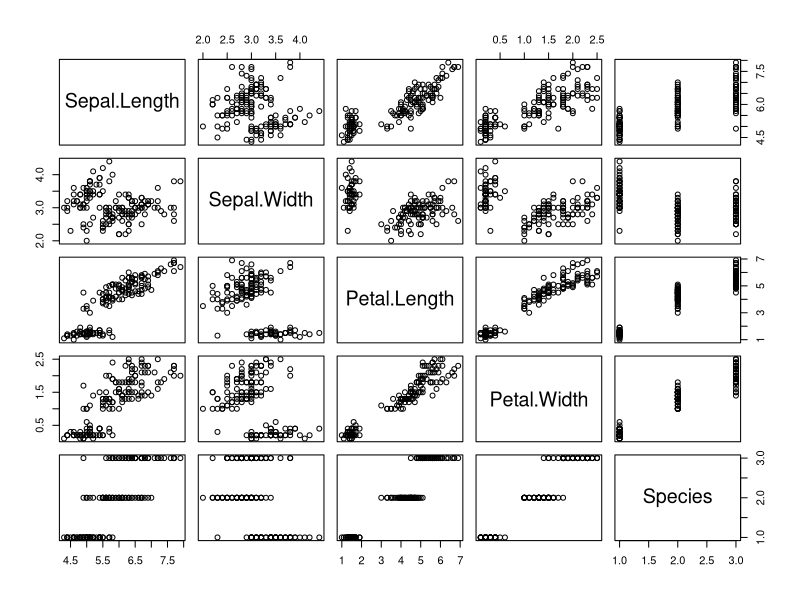
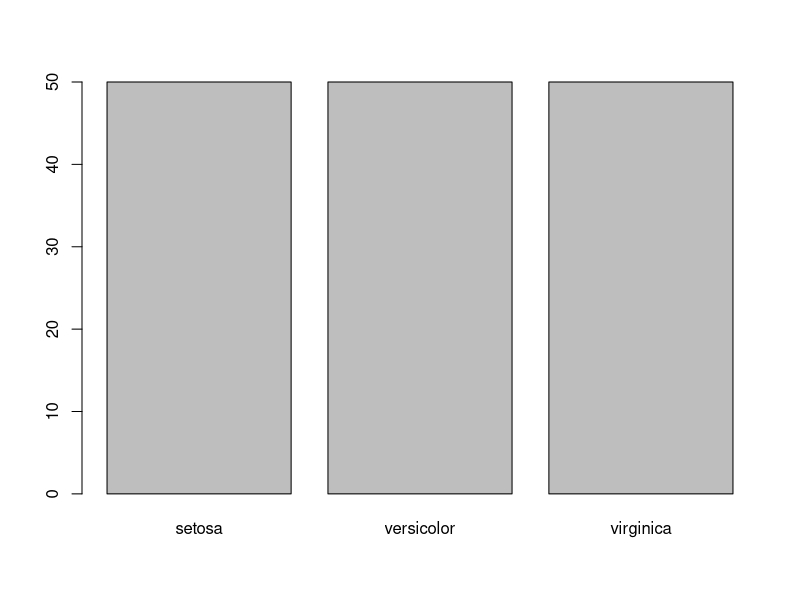
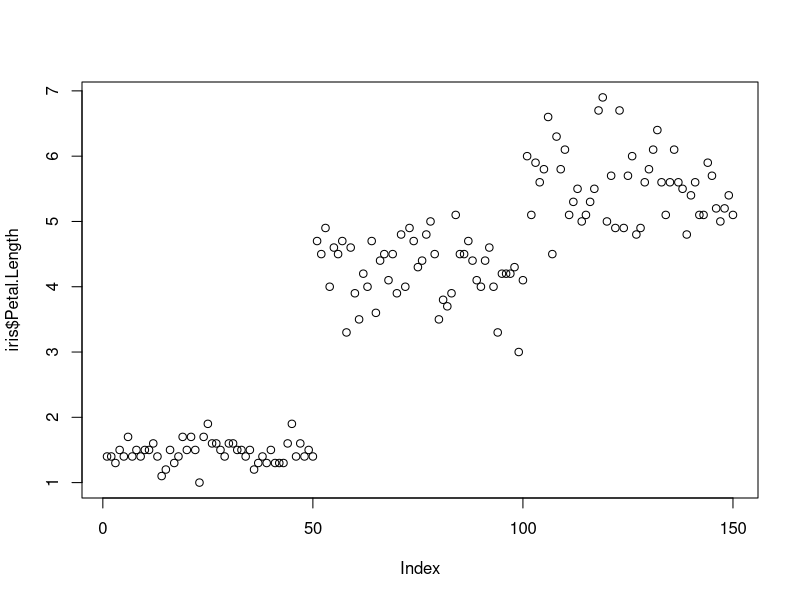
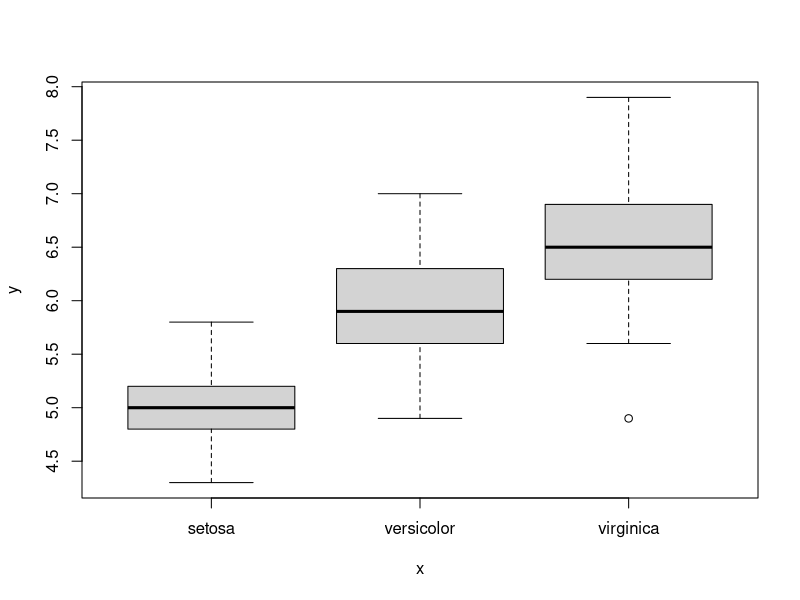
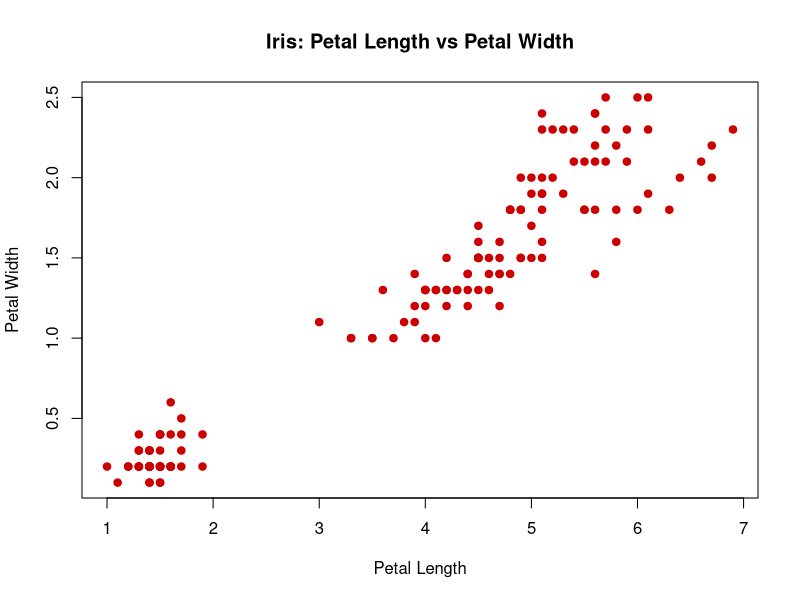
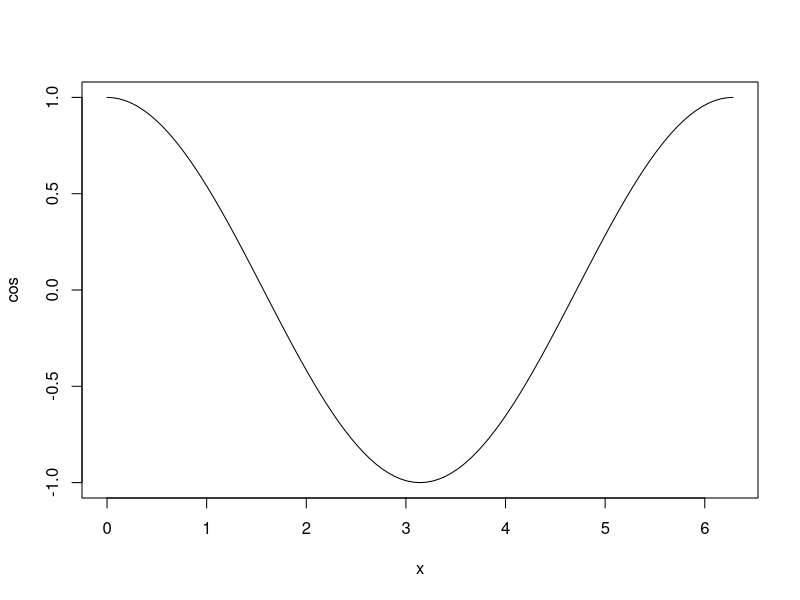
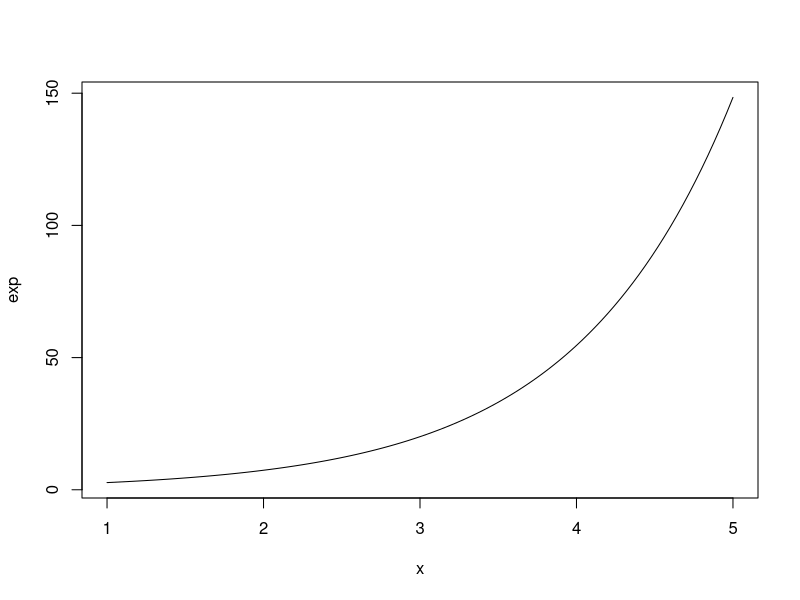
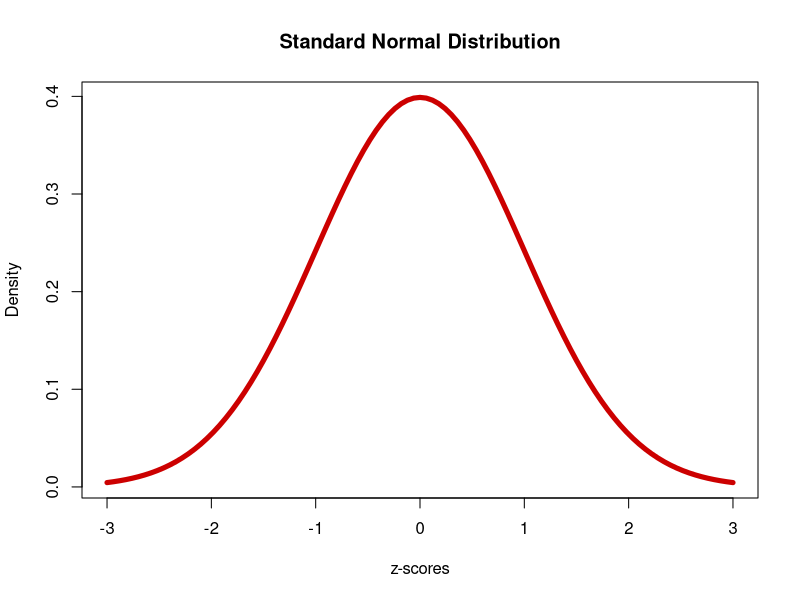

These charts were generated, in order, by the following R code:
library(datasets)

# Load Data
head(iris)

# plot data
plot(iris)

# plot properties
plot(iris$Species) # Categorical
plot(iris$Petal.Length) # quant
plot(iris$Species, iris$Sepal.Length) # Cat -> Quant

# plot with options
plot(iris$Petal.Length, iris$Petal.Width,
     col = "#cc0000",
     pch = 19,
     main = "Iris: Petal Length vs Petal Width",
     xlab = "Petal Length",
     ylab = "Petal Width")


# plot formulas
plot(cos, 0, 2* pi)
plot(exp, 1, 5)
# lwd = line width
plot(dnorm, -3, +3, col = "#cc0000", lwd = 5, 
     main = "Standard Normal Distribution",
     xlab = "z-scores",
     ylab = "Density")

# bar charts
# load mtcars dataset
?mtcars
head(mtcars)

# create a summary table from freq of each cat
cylinders <- table(mtcars$cyl)
barplot(cylinders)
plot(cylinders)
